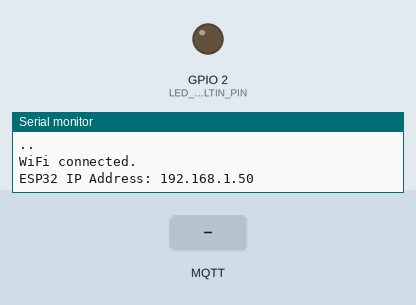
Recording of a sketch running on a simulated ESP8266 (NodeMCU). Shown: output pins drawn as LEDs (lit = HIGH), the last lines printed to the serial monitor. The test bench sets the inputs (shaded band). WiFi joins after 1.5 s; servers stay silent unless stated; no MQTT or app messages arrive unless stated.

Above: at 3.2 s.
3.3 s: MQTT message "OFF" arrives on the first subscribed topic
At 6.0 s:
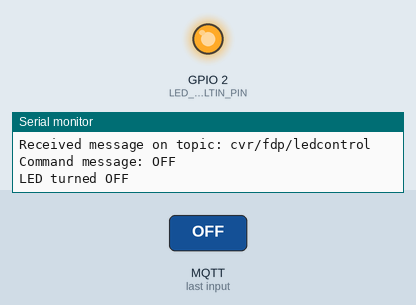
6.3 s: MQTT message "ON" arrives on the first subscribed topic
At 7.4 s:
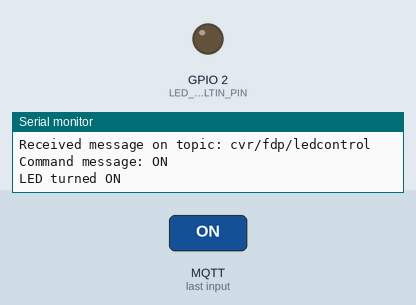
Timing chart, 0 to 9.3 s (numbered marks = the images above; inputs shaded):
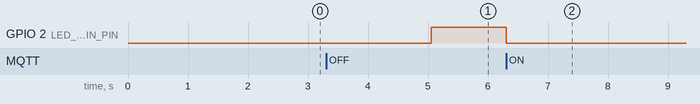

Measured:
- after the input at 3.3 s, GPIO 2 (LED_BUILTIN_PIN): LOW → HIGH after 1.8 s
- after the input at 6.3 s, GPIO 2 (LED_BUILTIN_PIN): HIGH → LOW at once

The sketch:

MQTT-LED-CONTROL-ESP8266.ino
```cpp
/*
 * MQTT Code for CVR FDP to Subscribe to Topics for LED Control
 * MQTT Subscriber for Event-Based Communication
 * Uses PubSubClient and ArduinoJson library for MQTT functionality
 * Install Libraries: PubSubClient by Nick O'Leary and ArduinoJson by Benoît Blanchon
 *
 * Documentation Reference:
 * 1. PubSubClient: https://pubsubclient.knolleary.net/
 * 2. ArduinoJson: https://arduinojson.org/v6/doc/
 *
 * Use Case:
 * This application demonstrates MQTT communication to control an LED based on "ON" and "OFF" commands.
 *
 * Contact: bhupendra.jmd@gmail.com
 */

#include "mqtt_config.h"  // Include constants from header file
#include <ESP8266WiFi.h>
#include <PubSubClient.h>

WiFiClient wifiClient;  // WiFi client for ESP32
PubSubClient mqttClient(wifiClient);  // MQTT client

unsigned long lastReconnectAttemptTime = 0;  // Timestamp for last reconnect attempt
/*
 * Callback Function: handleIncomingCommand
 * Description: Processes messages received from the subscribed MQTT topic.
 * Parameters:
 * - topic: The MQTT topic from which the message was received.
 * - payload: The message payload as a byte array.
 * - length: Length of the payload array.
 * Behavior:
 * - If the message is "ON", the built-in LED is turned on.
 * - If the message is "OFF", the built-in LED is turned off.
 * - Logs unknown commands for debugging purposes.
 */
void handleIncomingCommand(char* topic, byte* payload, unsigned int length) {
  Serial.print("Received message on topic: ");
  Serial.println(topic);

  String commandMessage;
  for (unsigned int i = 0; i < length; i++) {
    commandMessage += (char)payload[i];
  }
  Serial.print("Command message: ");
  Serial.println(commandMessage);

  // Control LED based on the received command
  if (commandMessage == "ON") {
    digitalWrite(LED_BUILTIN_PIN, LOW);
    Serial.println("LED turned ON");
  } else if (commandMessage == "OFF") {
    digitalWrite(LED_BUILTIN_PIN, HIGH); // ACTIVE LOW
    Serial.println("LED turned OFF");
  } else {
    Serial.println("Unknown command received");
  }
}

/*
 * Function: reconnectToBroker
 * Description: Reconnects to the MQTT broker and subscribes to the COMMAND_TOPIC.
 * Behavior:
 * - Attempts to connect using client credentials defined in mqtt_config.h.
 * - Subscribes to the COMMAND_TOPIC upon successful connection.
 * - Logs connection and subscription status.
 * Returns:
 * - true: If successfully connected and subscribed.
 * - false: If connection or subscription fails.
 */
bool reconnectToBroker() {
  if (mqttClient.connect(MQTT_CLIENT_ID)) {
    Serial.println("Connected to MQTT Broker.");
    // Subscribe to the command topic
    if (mqttClient.subscribe(COMMAND_TOPIC)) {
      Serial.println("Successfully subscribed to command topic.");
    } else {
      Serial.println("Failed to subscribe to command topic.");
    }
  } else {
    Serial.print("Failed to connect to MQTT Broker. Error code: ");
    Serial.println(mqttClient.state());
  }
  return mqttClient.connected();
}

void setup() {
  Serial.begin(115200);  // Start serial communication for debugging
  pinMode(LED_BUILTIN_PIN, OUTPUT);  // Set built-in LED as output
  digitalWrite(LED_BUILTIN_PIN, LOW);  // Ensure LED is off initially

  Serial.println("Initializing WiFi connection...");

  // Set WiFi mode to Station
  WiFi.mode(WIFI_STA);

  // Connect to WiFi network
  WiFi.begin(WIFI_SSID, WIFI_PASSWORD);

  // Wait until WiFi is connected
  while (WiFi.status() != WL_CONNECTED) {
    delay(1000);
    Serial.print(".");
  }

  Serial.println("\nWiFi connected.");
  Serial.print("ESP32 IP Address: ");
  Serial.println(WiFi.localIP());

  // Configure MQTT client
  mqttClient.setServer(MQTT_BROKER, MQTT_PORT);
  mqttClient.setCallback(handleIncomingCommand);
  lastReconnectAttemptTime = 0;
}

void loop() {
  unsigned long currentTime = millis();

  // Reconnect to the MQTT broker if disconnected
  if (!mqttClient.connected()) {
    if (currentTime - lastReconnectAttemptTime > 5000) {
      lastReconnectAttemptTime = currentTime;
      if (reconnectToBroker()) {
        lastReconnectAttemptTime = 0;
      }
    }
  } else {
    mqttClient.loop();  // Maintain MQTT connection
  }
}
```

mqtt_config.h
```cpp
#ifndef MQTT_CONFIG_H
#define MQTT_CONFIG_H

#define LED_BUILTIN_PIN 2  // Built-in LED pin for ESP32

// WiFi credentials
#define WIFI_SSID "CGU_WIFI"             // Replace with your WiFi SSID
#define WIFI_PASSWORD ""     // Replace with your WiFi password

// MQTT TOPICS
#define COMMAND_TOPIC "cvr/fdp/ledcontrol" // Subscribe for command messages

// MQTT broker details
#define MQTT_BROKER "test.mosquitto.org"         // Replace with your MQTT broker IP address
#define MQTT_PORT 1883                       // MQTT port (default for most brokers)

// MQTT authentication credentials
#define MQTT_CLIENT_ID "ESP32_Client_1"        // Unique client ID for the MQTT broker

// Custom MAC address for the ESP32
#define CUSTOM_MAC_ADDRESS {0xF4, 0x96, 0x34, 0x9D, 0xE6, 0x2B}  // Replace with your custom MAC address

// Publish interval in milliseconds
#define PUBLISH_INTERVAL 15000              // Telemetry data publish interval (15 seconds)

#endif // MQTT_CONFIG_H
```
